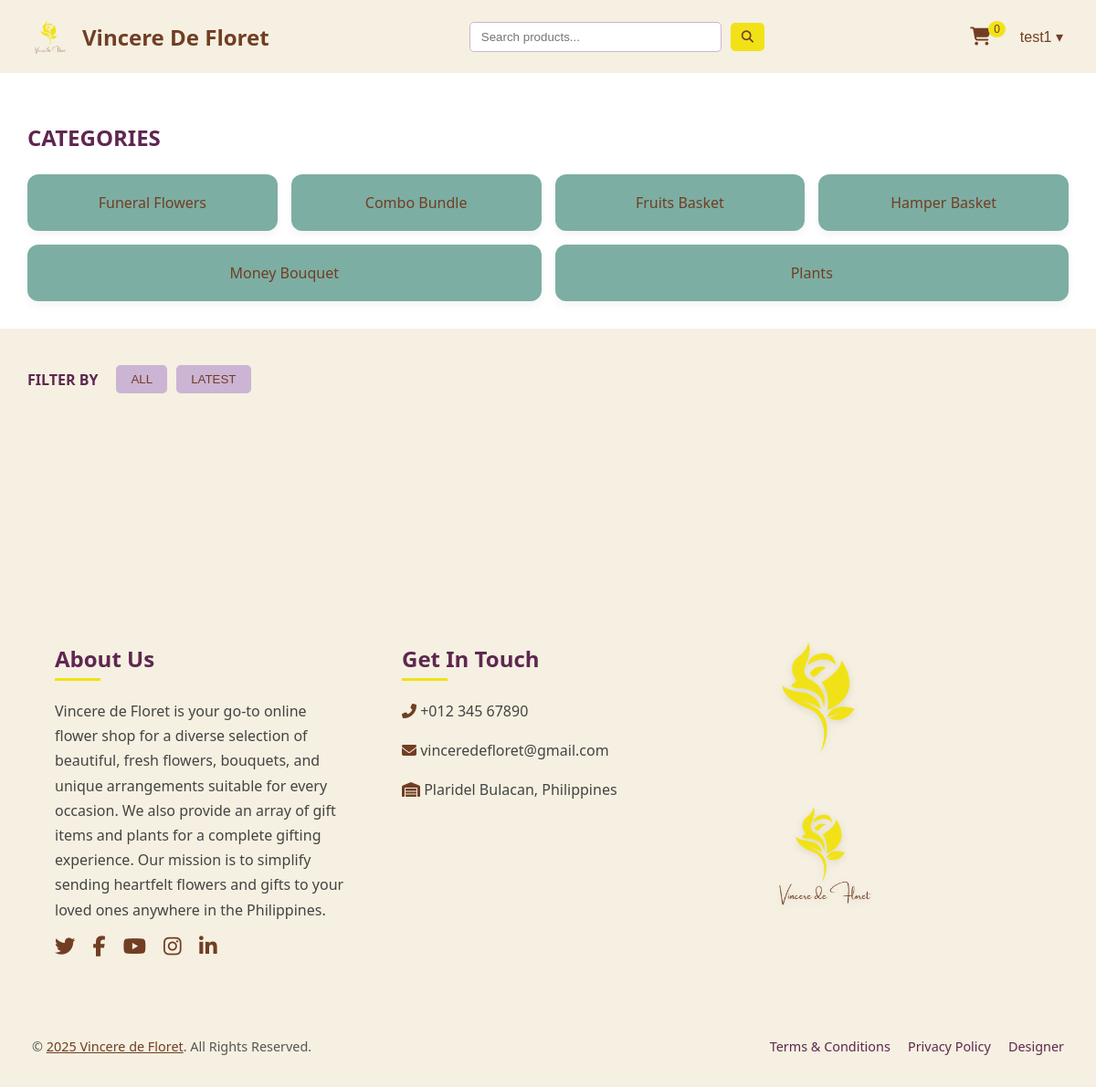
The page /php/product-category.php (signed in) on the database its author committed.
### tables this page shows
CREATE TABLE `design_settings` (
  `id` int(11) NOT NULL,
  `background_color` varchar(255) DEFAULT NULL,
  `font_color` varchar(255) DEFAULT NULL,
  `shop_name` varchar(255) DEFAULT NULL,
  `logo_path` varchar(255) DEFAULT NULL,
  `image_one_path` varchar(255) DEFAULT NULL,
  `image_two_path` varchar(255) DEFAULT NULL,
  `image_three_path` varchar(255) DEFAULT NULL
);

CREATE TABLE `category` (
  `id` int(11) NOT NULL,
  `category` varchar(50) NOT NULL,
  `product_count` int(11) DEFAULT 0
);

### php/product-category.php (the view, shortened to what this page needs)
<?php
require 'connection.php';
if (isset($_SESSION['user_name'])) {
    $userName = $_SESSION['user_name'];
} else {
    header("Location: http://localhost/vincere-de-floret/php/customer-landing-page.php");
    exit;
}
$sqlGetSettings = "SELECT * FROM design_settings WHERE id = 1";
$resultSettings = $conn->query($sqlGetSettings);
if ($resultSettings->num_rows > 0) {
    while ($row = $resultSettings->fetch_assoc()) {
        $shopName = $row["shop_name"];
        $logoPath = $row["logo_path"];
    }
} else {
    echo "0 results";
}
?>
<!DOCTYPE html>
<html lang="en">
<head>
    <link rel="stylesheet" href="https://cdnjs.cloudflare.com/ajax/libs/font-awesome/6.4.2/css/all.min.css" />
    <link rel="stylesheet" href="../css/product-category.css" />
</head>
<body>
<header class="header">
  <a href="customer-dashboard.php?user=<?= htmlspecialchars($userName) ?>" class="container-header">
    <img class="logo" src="../img/<?= htmlspecialchars(basename($logoPath)) ?>" alt="Sunny Blooms Logo" />
    <label class="shop"><?= htmlspecialchars($shopName) ?></label>
  </a>
  <div class="content-search">
    <input type="text" class="search-bar" placeholder="Search products..." />
    <button class="search-button">
      <i class="fa-solid fa-magnifying-glass"></i>
    </button>
  </div>
  <div class="header-right">
    <a href="cart.php?user=<?= urlencode($userName) ?>" class="cart-link">
      <button class="cart-button">
        <i class="fas fa-shopping-cart"></i>
        <?php
          $userQuery = "SELECT id FROM users WHERE name = ?";
          $stmt = mysqli_prepare($conn, $userQuery);
          mysqli_stmt_bind_param($stmt, "s", $userName);
          mysqli_stmt_execute($stmt);
          $userResult = mysqli_stmt_get_result($stmt);
          $userRow = mysqli_fetch_assoc($userResult);
          $user_id = $userRow['id'] ?? 0;
          $cartQuery = "SELECT COUNT(*) AS count FROM cart WHERE user_id = ?";
          $cartStmt = mysqli_prepare($conn, $cartQuery);
          mysqli_stmt_bind_param($cartStmt, "i", $user_id);
          mysqli_stmt_execute($cartStmt);
          $cartResult = mysqli_stmt_get_result($cartStmt);
          $cartCount = mysqli_fetch_assoc($cartResult)['count'] ?? 0;
          echo "<span class='cart-number'>$cartCount</span>";
        ?>
      </button>
    </a>
    <nav class="nav-right">
      <div class="dropdown">
        <button class="dropbtn"><?= htmlspecialchars($userName) ?> &#9662;</button>
      </div>
    </nav>
  </div>
</header>
      <section class="content-categories">
    <div class="categories-title"><p>CATEGORIES</p></div>
    <div class="containers-category">
                    <?php
                    require 'connection.php';
                    $query = "SELECT * FROM category";
                    $result = mysqli_query($conn, $query);
                    while ($row = mysqli_fetch_assoc($result)) {
                        $categoryLink = "product-category.php?category=" . urlencode($row['category']) . "&user=" . urlencode($userName);
                        echo "<a class='category-link' href='$categoryLink'>";
                        echo "<div class='categories'>";
                        echo "<div class='category-title'>";
                        echo "<span>{$row['category']}</span>";
                        echo "</div>";
                        echo "</div>";
                        echo "</a>";
                    }
                    ?>
                </div>
        </section>
<section class="daily-discover-content" id="product">
  <div class="daily-discover-title">
    <label>FILTER BY</label>
    <a href="product-category.php?category=<?= urlencode($_GET['category']) ?>&filter=all&user=<?= $userName ?>">
      <button name="all">ALL</button>
    </a>
    <a href="product-category.php?category=<?= urlencode($_GET['category']) ?>&filter=latest&user=<?= $userName ?>">
      <button name="latest">LATEST</button>
    </a>
  </div>
</section>
</body>
</html>
<?php
include ('footer.php');
?>

### css/product-category.css (style rules this page uses)
:root { --primary-yellow: #f1e217; --earth-brown: #713e24; --white: #ffffff; --leaf-green: #a3c585; --lavender-gray: #cbb4d4; --deep-plum: #5e2750; --light-beige: #f5f0e1; --dusty-blue: #7daea3; }
body { margin: 0; font-family: 'Segoe UI', Tahoma, Geneva, Verdana, sans-serif; background-color: var(--light-beige); color: var(--earth-brown); }
.header { display: flex; justify-content: space-between; align-items: center; padding: 15px 30px; }
.container-header { display: flex; align-items: center; gap: 10px; text-decoration: none; }
.logo { height: 50px; }
.shop { font-size: 1.5rem; font-weight: bold; }
.content-search { display: flex; gap: 10px; align-items: center; }
.search-bar { padding: 8px 12px; border: 1px solid var(--lavender-gray); border-radius: 5px; outline: none; min-width: 250px; }
.search-button { background-color: var(--primary-yellow); border: none; padding: 8px 12px; border-radius: 5px; cursor: pointer; }
.search-button i { color: var(--earth-brown); }
.header-right { display: flex; align-items: center; gap: 20px; }
.cart-button { position: relative; background: none; border: none; color: var(--white); font-size: 20px; cursor: pointer; }
.cart-number { position: absolute; top: -5px; right: -10px; background-color: var(--primary-yellow); color: var(--earth-brown); font-size: 12px; padding: 2px 6px; border-radius: 50%; }
.nav-right .dropbtn { background: none; border: none; cursor: pointer; font-size: 1rem; }
.content-categories { padding: 30px; background-color: var(--white); }
.categories-title p { font-size: 1.5rem; font-weight: 600; color: var(--deep-plum); }
.containers-category { display: flex; flex-wrap: wrap; gap: 15px; margin-top: 15px; }
.category-link { text-decoration: none; flex: 1 0 21%; }
.categories { background-color: var(--dusty-blue); padding: 20px; border-radius: 12px; text-align: center; color: var(--white); box-shadow: 0 4px 10px rgba(0,0,0,0.05); transition: transform 0.2s ease-in-out; }
.daily-discover-content { padding: 40px 30px; }
.daily-discover-title { margin-bottom: 20px; display: flex; align-items: center; gap: 10px; }
.daily-discover-title label { font-weight: bold; margin-right: 10px; color: var(--deep-plum); }
.daily-discover-title a { text-decoration: none; }
.daily-discover-title button { padding: 8px 16px; background-color: var(--lavender-gray); border: none; border-radius: 5px; cursor: pointer; transition: background-color 0.3s; }

### css/footer.css (style rules this page uses)
:root { --primary-yellow: #f1e217; --earth-brown: #713e24; --white: #ffffff; --leaf-green: #a3c585; --lavender-gray: #cbb4d4; --deep-plum: #5e2750; --light-beige: #f5f0e1; --dusty-blue: #7daea3; }

### rows shown on the page
design_settings: logo_path (picture), shop_name "Vincere De Floret"
category: category "Funeral Flowers"
category: category "Combo Bundle"
category: category "Fruits Basket"
category: category "Hamper Basket"
category: category "Money Bouquet"
category: category "Plants"

### other values the page prints
$cartCount "0"
$userName "test1"
